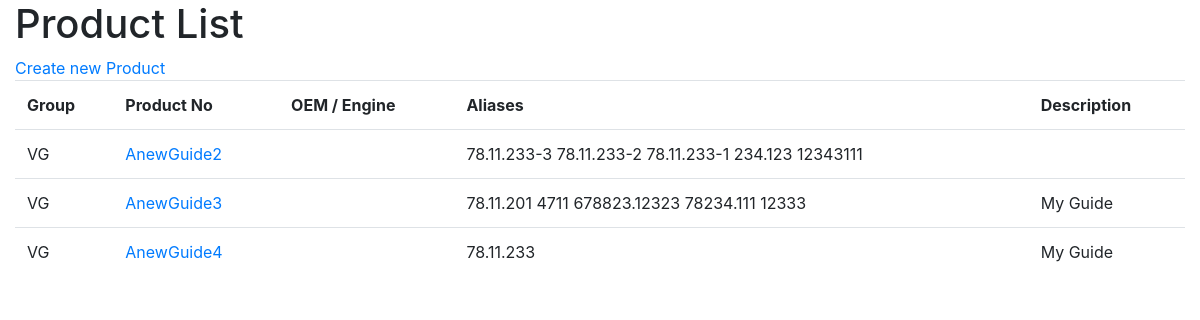
/products/, run on an earlier commit of the app's database.
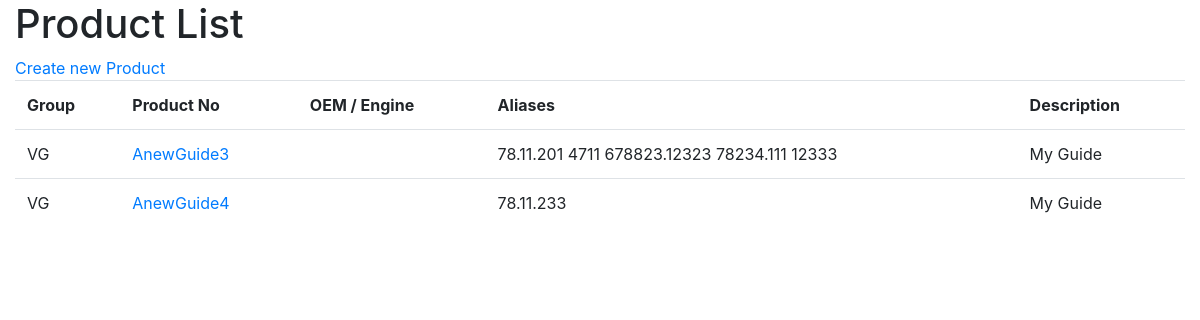
And on a later commit of the database.
### products/models.py (models this page shows, shortened)
class Product(models.Model):
    PRODUCT_GROUPS = (
        ('VG', 'Valve Guide'),
        ('VS', 'Valve Seat'),
        ('EV', 'Engine Valve'),
        ('EVO', 'Engine Valve Other'),
        ('NGP', '(Normalien)Guide Pin'),
        ('NLS', '(Normalien)Limit Switch'),
        ('NLS', '(Normalien)Other'),
        ('O', 'Other'),
    )
    product_no = models.CharField(max_length=50, unique=True, verbose_name="Product No.")
    product_group = models.CharField(max_length=50, choices=PRODUCT_GROUPS, default="O", verbose_name="Product Group")
    engine = models.CharField(max_length=50, blank=True, verbose_name="Engine")
    oem = models.CharField(max_length=50, blank=True, verbose_name="Engine OEM")
    side = models.CharField(max_length=50, choices=(('IN', 'Inlet'), ('EX', 'Exhaust'), ('IN/EX', 'Inlet/Exhaust')),
                            blank=True, verbose_name="Side")
    flavor = models.CharField(max_length=50, choices=(('STD', 'Standard'), ('OVZ', 'Oversize'), ('TUN', 'Tuning'),
                                                       ('OTH','Other')),
                            blank=True, verbose_name="Flavor")
    description = models.TextField(max_length=200, blank=True, verbose_name="Description")
    def get_absolute_url(self):
        return "/products/%i/" % self.id

class ProductAlias(models.Model):
    product = models.ForeignKey(Product)
    vendor = models.TextField(max_length=200, verbose_name="Vendor")
    product_no = models.TextField(max_length=50, unique=True, verbose_name="Product No.")
    description = models.TextField(max_length=200, blank=True, verbose_name="Description")

### products/views.py (the view)
class ProductListView(generic.ListView):
    model = models.Product
    template_name = 'product_list.html'

### templates/product_list.html (shortened to what this page needs)
{% extends 'base.html' %}
{% block  header_text%} Product List {% endblock %}
{% block  page_content%}
        <a id="add_product_link" href="/products/add">Create new Product</a>
        <br/>
        <table id="id_product_table" class="table">
            <tr>
                <th>Group</th>
                <th>Product No</th>
                <th>OEM / Engine</th>
                <th>Aliases</th>
                <th>Description</th>
            </tr>
             {% for product in object_list %}
                 <tr>
                    <td> {{ product.product_group}}</td>
                    <td> <a href={{ product.get_absolute_url }}>{{ product.product_no }}</a></td>
                    <td> {{ product.oem }} {{ product.engine }}</td>
                    <td>
                         {% for alias in product.productalias_set.all %}
                            {{ alias.product_no }}
                         {% endfor %}
                    </td>
                    <td> {{ product.description }}</td>
                </tr>
             {% endfor %}
        </table>
 {% endblock %}

What changed in the data, as far as the page shows it:
removed Product: product_group "VG", product_no "AnewGuide2"
removed ProductAlias: product_no "78.11.233-3", shown under "VG"
removed ProductAlias: product_no "78.11.233-2", shown under "VG"
removed ProductAlias: product_no "78.11.233-1", shown under "VG"
removed ProductAlias: product_no "234.123", shown under "VG"
removed ProductAlias: product_no "12343111", shown under "VG"
